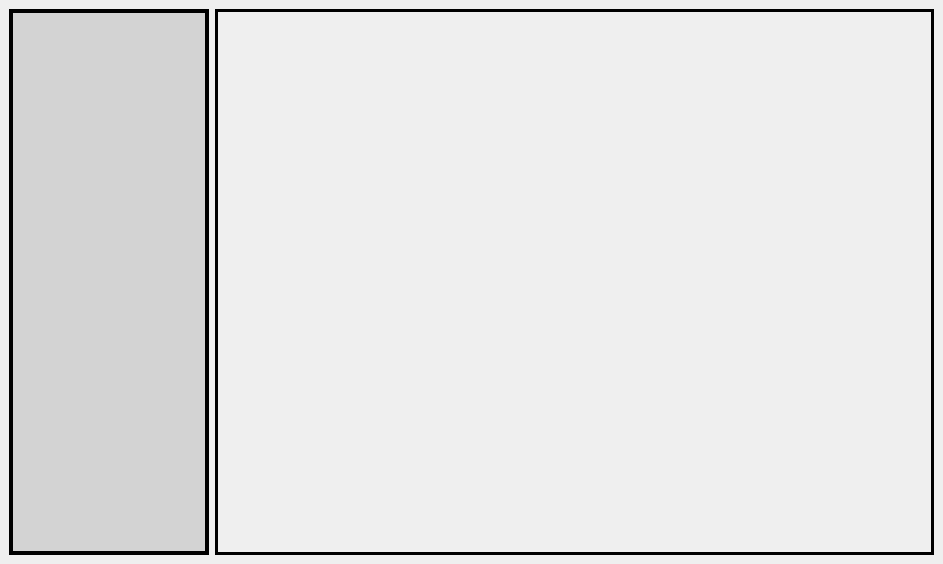
<?xml version="1.0" encoding="UTF-8"?>
<ui version="4.0">
 <class>MainWindow</class>
 <widget class="QMainWindow" name="MainWindow">
  <property name="geometry">
   <rect>
    <x>0</x>
    <y>0</y>
    <width>943</width>
    <height>564</height>
   </rect>
  </property>
  <property name="windowTitle">
   <string>MainWindow</string>
  </property>
  <widget class="QWidget" name="centralwidget">
   <property name="enabled">
    <bool>true</bool>
   </property>
   <layout class="QHBoxLayout" name="horizontalLayout">
    <item>
     <widget class="Toolbar" name="toolbar">
      <property name="sizePolicy">
       <sizepolicy hsizetype="Expanding" vsizetype="Expanding">
        <horstretch>0</horstretch>
        <verstretch>0</verstretch>
       </sizepolicy>
      </property>
      <property name="minimumSize">
       <size>
        <width>200</width>
        <height>500</height>
       </size>
      </property>
      <property name="maximumSize">
       <size>
        <width>200</width>
        <height>1000</height>
       </size>
      </property>
      <property name="styleSheet">
       <string notr="true">background-color: #d3d3d3; border: 2px solid black;</string>
      </property>
      <property name="currentIndex">
       <number>0</number>
      </property>
      <widget class="QWidget" name="objectsPage"/>
      <widget class="QWidget" name="arrowsPage"/>
     </widget>
    </item>
    <item>
     <widget class="Canvas" name="canvas">
      <property name="sizePolicy">
       <sizepolicy hsizetype="Expanding" vsizetype="Expanding">
        <horstretch>0</horstretch>
        <verstretch>0</verstretch>
       </sizepolicy>
      </property>
      <property name="minimumSize">
       <size>
        <width>500</width>
        <height>500</height>
       </size>
      </property>
      <property name="maximumSize">
       <size>
        <width>9999</width>
        <height>9999</height>
       </size>
      </property>
      <property name="styleSheet">
       <string notr="true">border: 3px solid black;</string>
      </property>
      <property name="text">
       <string/>
      </property>
     </widget>
    </item>
   </layout>
  </widget>
  <widget class="QMenuBar" name="menuBar">
   <property name="geometry">
    <rect>
     <x>0</x>
     <y>0</y>
     <width>943</width>
     <height>21</height>
    </rect>
   </property>
  </widget>
 </widget>
 <customwidgets>
  <customwidget>
   <class>Toolbar</class>
   <extends>QStackedWidget</extends>
   <header>toolbar.h</header>
   <container>1</container>
  </customwidget>
  <customwidget>
   <class>Canvas</class>
   <extends>QLabel</extends>
   <header>canvas.h</header>
  </customwidget>
 </customwidgets>
 <resources/>
 <connections/>
</ui>
